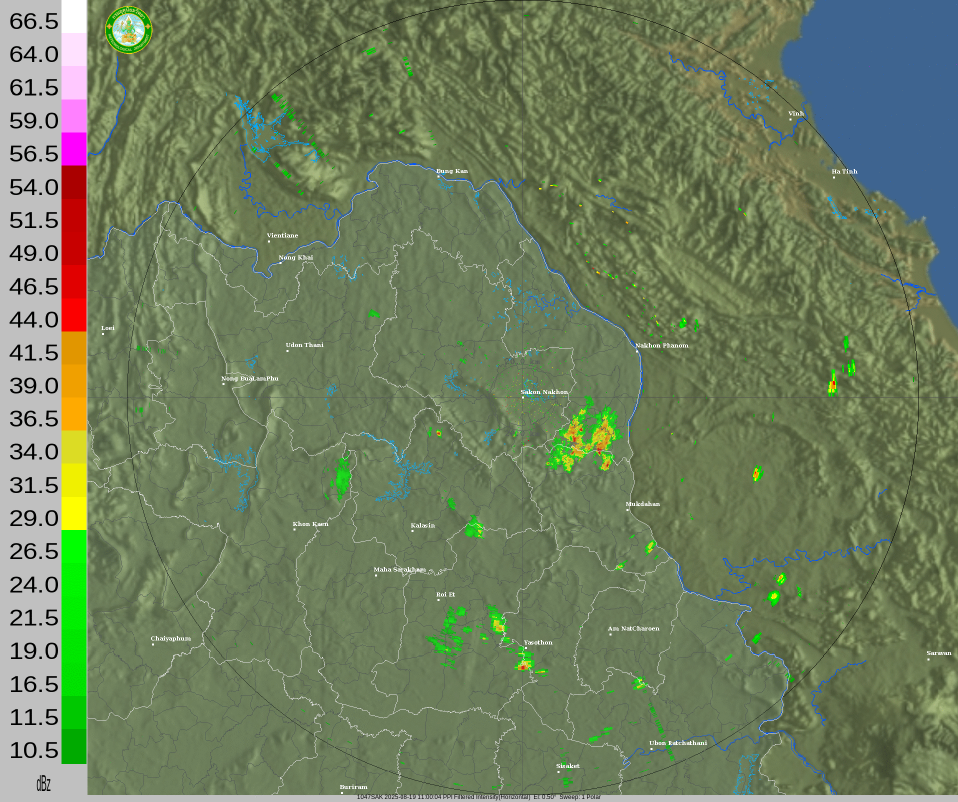
#> input picture skn240_HQ_latest_modified.tif, 1916 x 1604 px (shown at 1/2 size)
$ python -i radar_process.py   (imports and definitions only)
#> lines starting #> are read from the running program, lines starting #| are printed output that depends on the picture; after the words box and inside, x2 and y2 are one past the last pixel; in counts of white or black regions, pixels touching at a corner belong together
#> further down, picture is the input picture: shape (1604, 1916, 3); mean B, G, R 94, 126.6, 110.7
import argparse
import subprocess
import shutil
from pathlib import Path
import numpy as np
from PIL import Image
import rasterio
from matplotlib.colors import LinearSegmentedColormap
import cv2
import matplotlib.pyplot as plt


def run(cmd):
    print("+", " ".join(cmd))
    subprocess.check_call(cmd)


# [117 lines left out: functions which_or_die, mask_rain_from_png, create_radar_heatmap, not called in this run]


def fix_radar_gaps(
    img_bgra: np.ndarray,
    nonblack_threshold: int = 10,
    neighbor_kernel_size: int = 6,
    min_neighbors: int = 6,
    disk_dilate: int = 31,
    inpaint_radius: int = 3,
    feather_px: int = 1,
    max_alpha: int = 255,
    antialias_sigma: float = 0.8,
) -> np.ndarray:

#> called with nonblack_threshold = 10, neighbor_kernel_size = 6, min_neighbors = 6, disk_dilate = 31, inpaint_radius = 3, feather_px = 1, max_alpha = 255, antialias_sigma = 0.8
    if img_bgra.ndim == 3 and img_bgra.shape[2] == 4:
        bgr = img_bgra[:, :, :3].copy()
        _ = img_bgra[:, :, 3]
    else:
        bgr = img_bgra.copy()

    gray = cv2.cvtColor(bgr, cv2.COLOR_BGR2GRAY)
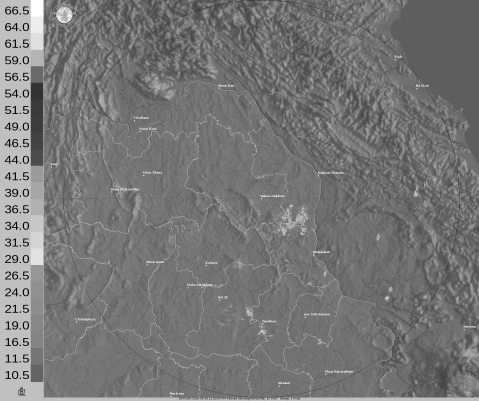
#> gray: shape (1604, 1916) (shown at 1/4 size); min 0, max 255, mean 118.2
    nonblack = (gray > nonblack_threshold).astype(np.uint8)
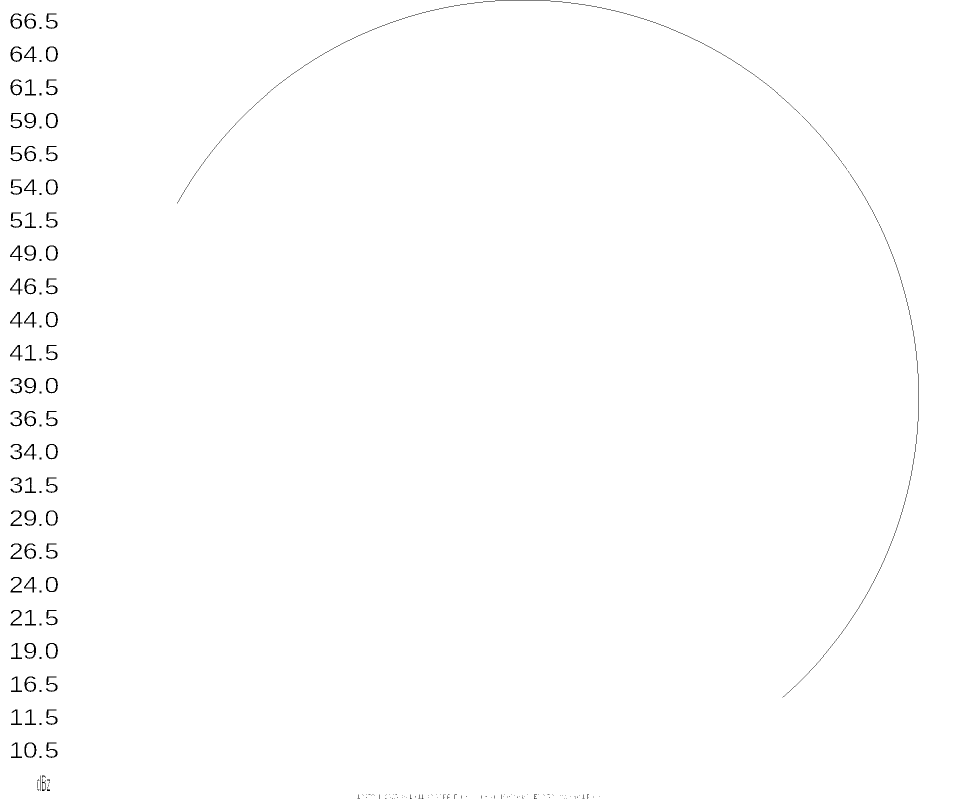
#> nonblack: shape (1604, 1916) (shown at 1/2 size); values 0 (black) and 1 (white), 99.4% white; 205 black regions (128 under 20 px), largest, box (x1, y1, x2, y2) and area: (354, 0, 1601, 407) 1291, (1565, 447, 1838, 1395) 951, (49, 1286, 72, 1318) 260

    k = np.ones((neighbor_kernel_size, neighbor_kernel_size), np.uint8)
    neighbor_count = cv2.filter2D(nonblack, -1, k, borderType=cv2.BORDER_DEFAULT)
    is_black = (nonblack == 0).astype(np.uint8)
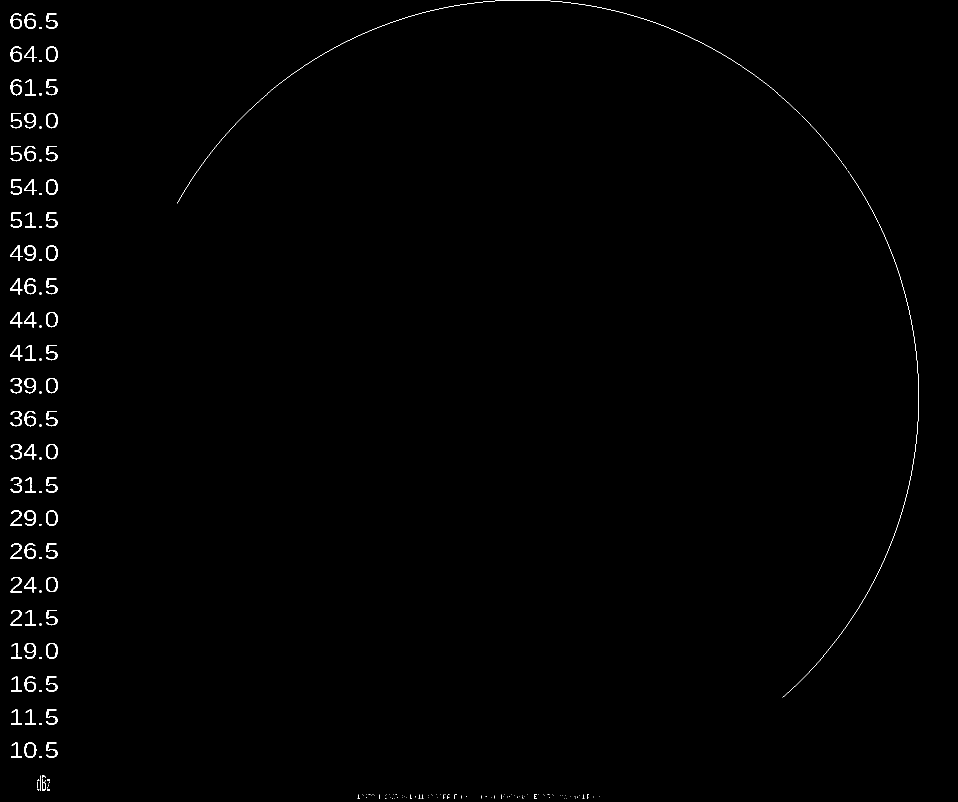
#> is_black: shape (1604, 1916) (shown at 1/2 size); values 0 (black) and 1 (white), 0.6% white; 205 white regions (128 under 20 px), largest, box (x1, y1, x2, y2) and area: (354, 0, 1601, 407) 1291, (1565, 447, 1838, 1395) 951, (49, 1286, 72, 1318) 260
    gap_mask = ((neighbor_count >= min_neighbors) & (is_black == 1)).astype(
        np.uint8
    ) * 255

    disk_area = cv2.dilate(
        nonblack,
        cv2.getStructuringElement(cv2.MORPH_ELLIPSE, (disk_dilate, disk_dilate)),
        iterations=1,
    )
#> disk_area: shape (1604, 1916); every value is 1
    gap_mask = cv2.bitwise_and(gap_mask, (disk_area * 255).astype(np.uint8))

    repaired = cv2.inpaint(
        bgr, gap_mask, inpaintRadius=inpaint_radius, flags=cv2.INPAINT_TELEA
    )

    core = cv2.morphologyEx(
        nonblack,
        cv2.MORPH_CLOSE,
        cv2.getStructuringElement(cv2.MORPH_ELLIPSE, (3, 3)),
    )
#> core: shape (1604, 1916); values 0 (black) and 1 (white), 99.6% white; 231 black regions (94 under 20 px), largest, box (x1, y1, x2, y2) and area: (21, 1021, 44, 1052) 174, (21, 1087, 44, 1118) 173, (21, 1154, 44, 1185) 173
    core = cv2.morphologyEx(
        core,
        cv2.MORPH_OPEN,
        cv2.getStructuringElement(cv2.MORPH_ELLIPSE, (3, 3)),
    )
#> core: shape (1604, 1916); values 0 (black) and 1 (white), 99.6% white; 229 black regions (92 under 20 px), largest, box (x1, y1, x2, y2) and area: (21, 1021, 44, 1052) 176, (21, 1087, 44, 1118) 175, (21, 1154, 44, 1185) 175

    dist_in = cv2.distanceTransform(core, cv2.DIST_L2, 5).astype(np.float32)
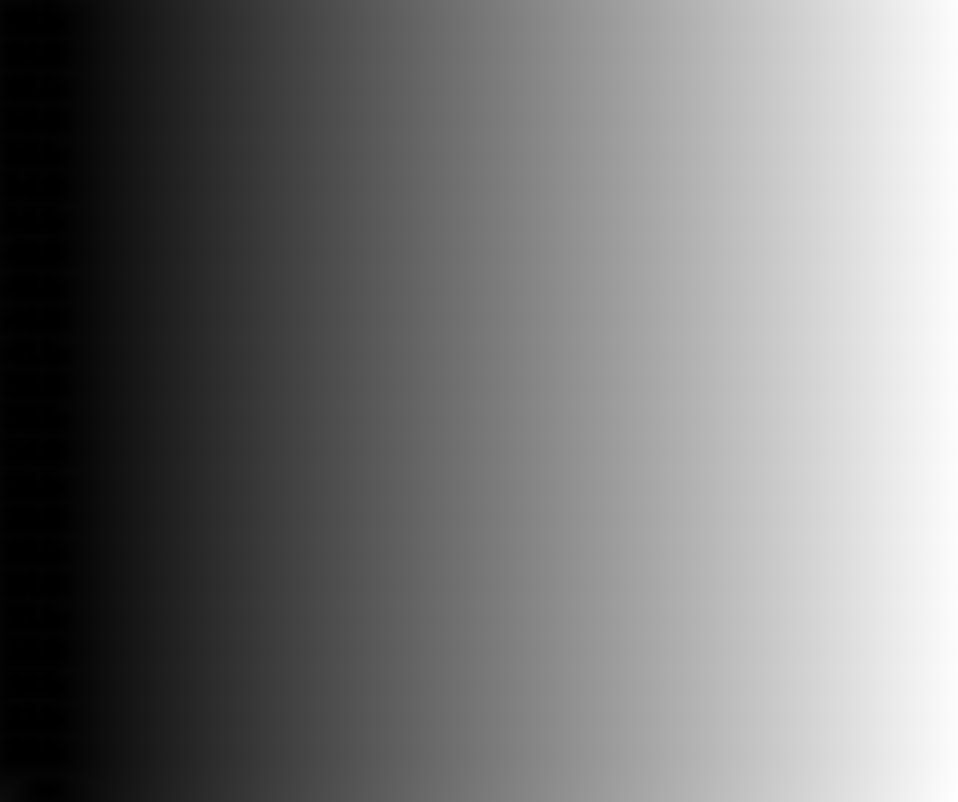
#> dist_in: shape (1604, 1916) float32 (shown at 1/2 size); min 0, max 1819.5, mean 850.2; drawn with min black and max white

    if feather_px <= 0:
        ramp = core.astype(np.float32)
    else:
        ramp = np.clip(dist_in / float(feather_px), 0.0, 1.0)
    a = (ramp * float(max_alpha)).astype(np.uint8)
    if antialias_sigma > 0:
        a = cv2.GaussianBlur(a, ksize=(0, 0), sigmaX=antialias_sigma)

    out = np.dstack([repaired, a])
    return out


# [100 lines left out: functions copy_georef_from_template, main, not called in this run]
    # print(f"[OK] Georeferenced TIFF → {georef_tif}")

    # if args.skip_tiles:
    #     return

    # run(
    #     [
    #         "gdalwarp",
    #         "-multi",
    #         "-wo",
    #         "NUM_THREADS=ALL_CPUS",
    #         "-overwrite",
    #         "-t_srs",
    #         "EPSG:3857",
    #         "-r",
    #         "near",
    #         "-srcalpha",
    #         "-dstalpha",
    #         "-of",
    #         "GTiff",
    #         "-co",
    #         "PHOTOMETRIC=RGB",
    #         "-co",
    #         "ALPHA=YES",
    #         str(georef_tif),
    #         str(webm_tif),
    #     ]
    # )

    # run(
    #     [
    #         "gdal_translate",
    #         "-b",
    #         "1",
    #         "-b",
    #         "2",
    #         "-b",
    #         "3",
    #         "-b",
    #         "4",
    #         str(webm_tif),
    #         str(webm_rgba_tif),
    #     ]
    # )

    # tiles_dir.mkdir(exist_ok=True, parents=True)
    # run(
    #     [
    #         "gdal2tiles.py",
    #         "-z",
    #         f"{args.zmin}-{args.zmax}",
    #         "-r",
    #         "near",
    #         str(webm_rgba_tif),
    #         str(tiles_dir),
    #     ]
    # )
    # print(f"[DONE] Tiles at: {tiles_dir}")


# [2 lines not run here, left out]

>>> import cv2
>>> picture = cv2.imread('skn240_HQ_latest_modified.tif')
>>> result = fix_radar_gaps(picture)

$ run again, on cri240_HQ_latest.png
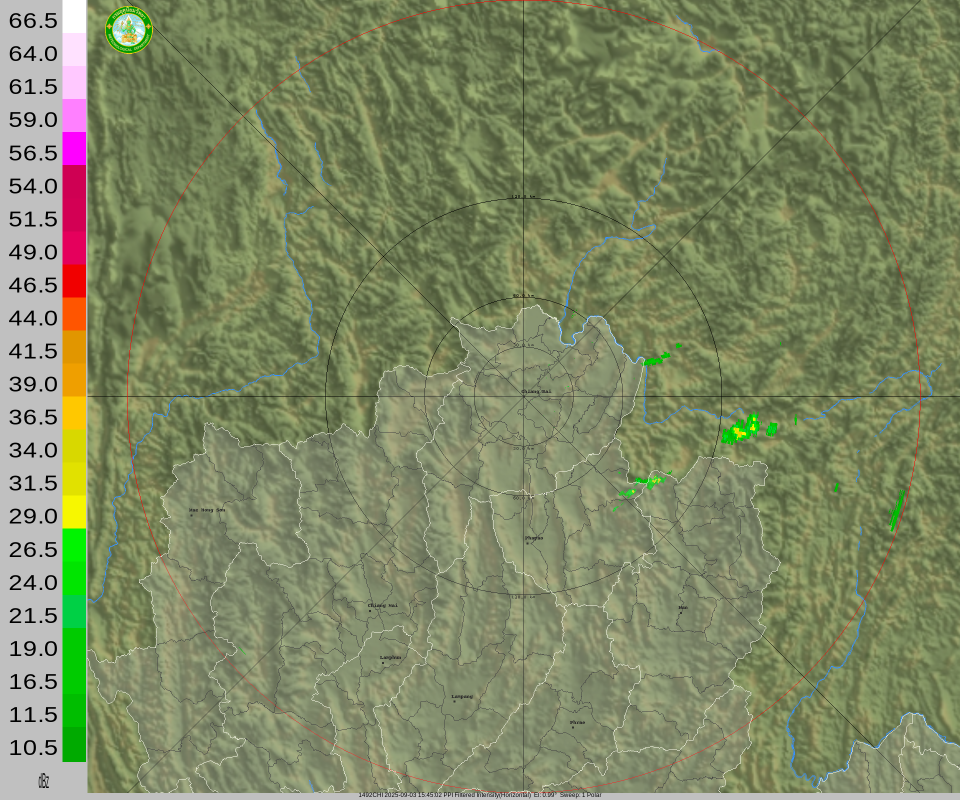
#> input picture cri240_HQ_latest.png, 1920 x 1600 px (shown at 1/2 size)
#> picture is the input picture: shape (1600, 1920, 3); mean B, G, R 98.8, 136, 126
#> in fix_radar_gaps, `nonblack = (gray > nonblack_threshold).astype(np.uint8)`:
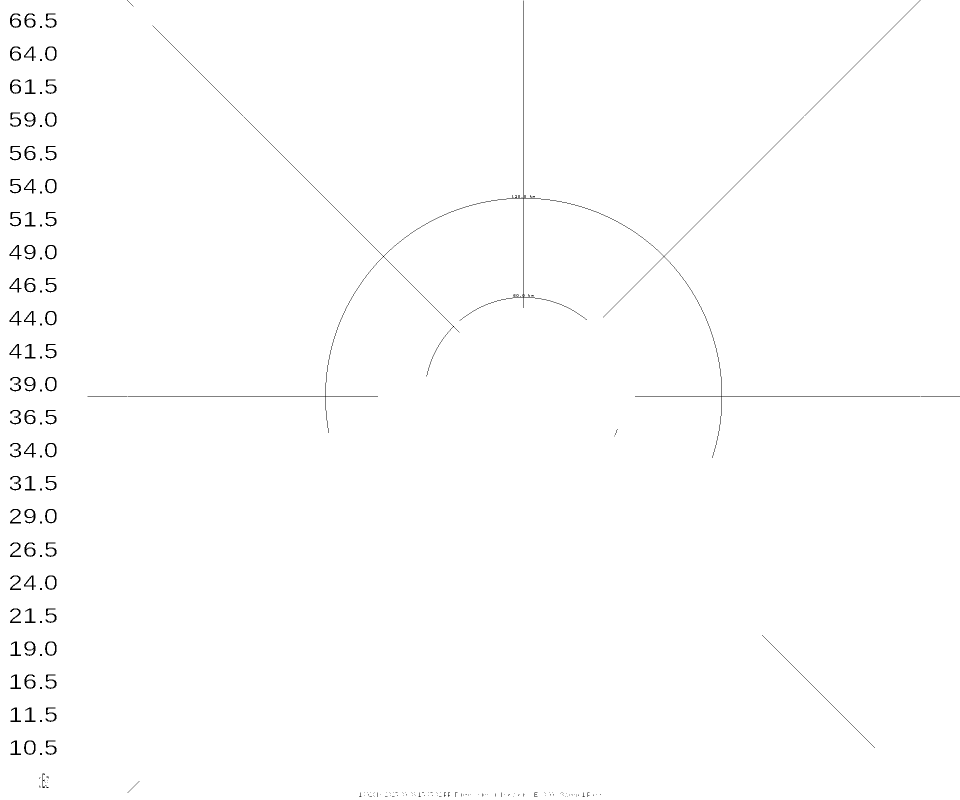
#> nonblack: shape (1600, 1920) (shown at 1/2 size); values 0 (black) and 1 (white), 99.3% white; black in thin lines or dots
#> is_black: shape (1600, 1920); values 0 (black) and 1 (white), 0.66% white in thin lines or dots
#> gap_mask: shape (1600, 1920); 0.66% white in thin lines or dots
#> disk_area: shape (1600, 1920); every value is 1
#> in fix_radar_gaps, `dist_in = cv2.distanceTransform(core, cv2.DIST_L2, 5).astype(np.float32)`:
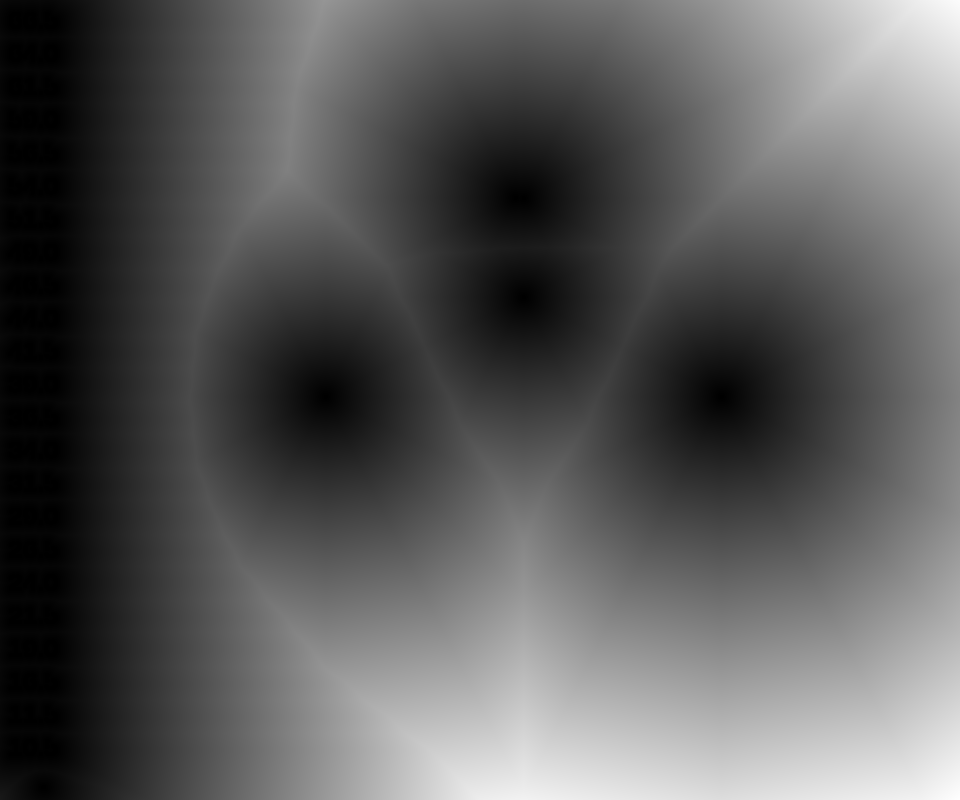
#> dist_in: shape (1600, 1920) float32 (shown at 1/2 size); min 0, max 928.6, mean 331.8; drawn with min black and max white
#> ramp: shape (1600, 1920) float32; values 0 (black) and 1 (white), 99.6% white; 237 black regions (93 under 20 px), largest, box (x1, y1, x2, y2) and area: (50, 159, 71, 188) 179, (50, 424, 71, 453) 179, (50, 688, 71, 717) 179
